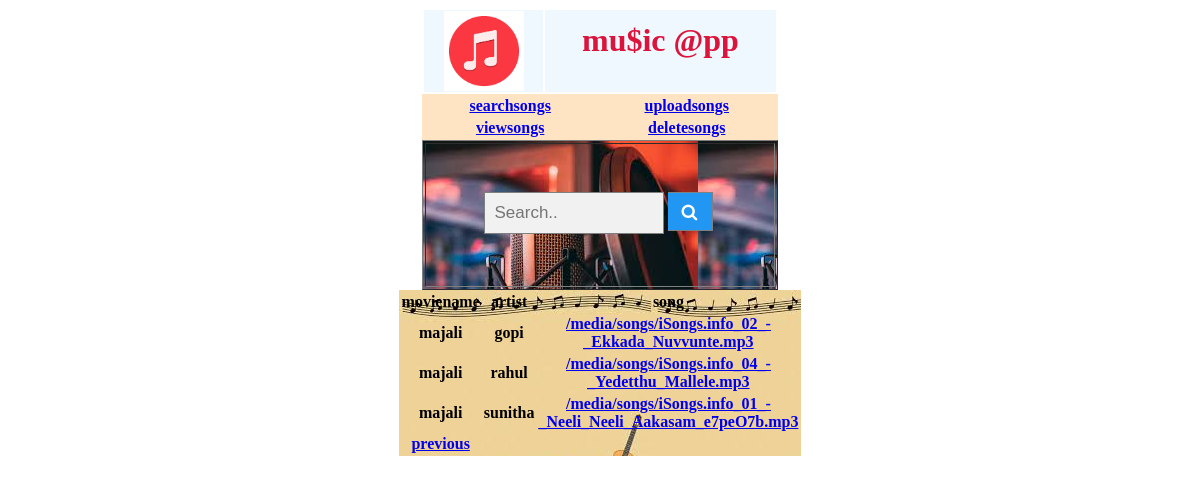
Screenshot of /moviename/?m=majali with the database file from the repository.
### app/models.py (models this page shows)
class UploadModel(models.Model):
    moviename=models.CharField(max_length=30)
    artist=models.CharField(max_length=30)
    song=models.FileField(upload_to='songs/')

### app/views.py (the view)
# urls.py: path("moviename/",views.MovieName.as_view(),name='moviename'),
class MovieName(View):
    def get(self, request):
        movie = request.GET.get("m")
        mn = UploadModel.objects.filter(moviename=movie)
        return render(request,"mpvienamesongs.html",{"mnsong":mn})

### templates/mpvienamesongs.html
{% include 'opensearchpage.html' %}
{% load static %}
<table align ="center" border="0" width="30%" style="background-image: url('{% static "images/argt.jpeg"%}')";>
    <tr>
        <th>moviename</th>
        <th>artist</th>
        <th>song</th>
    </tr>
    {% for x in mnsong %}
        <tr>
        <th>{{ x.moviename }}</th>
        <th>{{ x.artist }}</th>
        <th><a href="{% url 'playsong' %}?n={{ x.song.url }}"> {{ x.song.url }} </a></th>
        </tr>
    {% endfor %}
<tr>
    <th> <a href="{% url 'musichome' %}">previous</a></th>
</tr>
</table>

### templates/opensearchpage.html
{% extends 'commanhead.html' %}
{% load static %}
{% block mc %}
    {% include 'menu comman.html' %}
    <table align="center" border="1" width="30%" height="150px" style="background-image: url('{% static "images/mike2.jpeg"%}')";>
    <tr>
        <th>
            {% include 'serach.html' %}
        </th>
    </tr>
    </table>
{% endblock %}

### templates/commanhead.html
{% load static  %}
<table align="center" border="0" width="30%">
    <tr bgcolor="#f0f8ff">
        <th style="text-align: center">
            <img src="{% static 'images/mus.png' %}" width="80" height="80">
        </th>
        <th>
            <h1 style="color: crimson;text-align: center"> mu$ic @pp </h1>
        </th>
    </tr>
</table>
{%  block mc %}
{% endblock %}

### templates/menu comman.html (shortened to what this page needs)
<head>
</head>
<body>
<table width="30%" align="center" border="0" bgcolor="#ffe4c4" >
    <tr>
        <th> <a href="{% url 'searchsongs' %}"> searchsongs </a></th>
        <th> <a href="{% url 'upload' %}"> uploadsongs </a></th>
    </tr>
        <tr>
        <th> <a href="{% url 'viewsongs' %}"> viewsongs </a></th>
        <th> <a href="{% url 'deletesongs' %}"> deletesongs </a></th>
    </tr>
</table>
    </body>

### templates/serach.html (shortened to what this page needs)
<!DOCTYPE html>
<html>
<head>
<link rel="stylesheet" href="https://cdnjs.cloudflare.com/ajax/libs/font-awesome/4.7.0/css/font-awesome.min.css">
</head>
<body>
<form class="example" action="{% url 'search' %}" method="post"  style="margin:auto;max-width:300px">
  <input type="text" placeholder="Search.." name="search">
  <button type="submit"><i class="fa fa-search"></i></button>
</form>
</body>
</html>

### templates/menu comman.html (style rules this page uses)
th { font-family: silentreaction }

### rows the page displays
UploadModel: moviename "majali", artist "gopi", song "/media/songs/iSongs.info_02_-_Ekkada_Nuvvunte.mp3"
UploadModel: moviename "majali", artist "rahul", song "/media/songs/iSongs.info_04_-_Yedetthu_Mallele.mp3"
UploadModel: moviename "majali", artist "sunitha", song "/media/songs/iSongs.info_01_-_Neeli_Neeli_Aakasam_e7peO7b.mp3"
